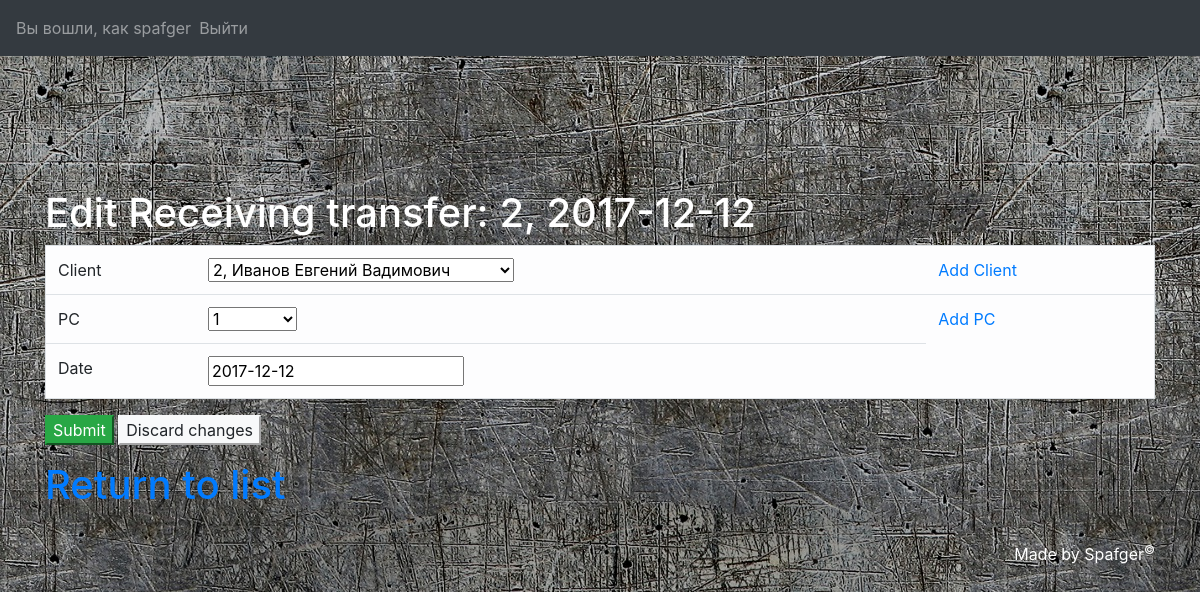
Screenshot of /LabaUD/mainmenu/Rest/editrestform/2 (signed in) with the database file from the repository.
### LabaUD/models.py (models this page shows)
class Receiving_transfer(models.Model):
    id_receivingtransfer = models.AutoField(primary_key=True)
    client_id = models.ForeignKey(Client, on_delete=models.CASCADE)
    pc_id = models.ForeignKey(Pc, on_delete=models.CASCADE)
    date_receive = models.DateField()
    def __str__(self):
        return str(self.id_receivingtransfer) + ", " + str(self.date_receive)

### LabaUD/views.py (the view, shortened to what this page needs)
# urls.py: url(r'^mainmenu/Rest/editrestform/(?P<rest_name>[\w-]+)$', views.editrest_form, name='edit_rest'),
def editrest_form(request, rest_name):
    cur_user = get_user(request)
    if cur_user.is_staff:
        rest = Receiving_transfer.objects.get(id_receivingtransfer=rest_name)
        form = Receiving_transfer_Form(instance=rest)
        flag = False
        return render(request, "bdedit/Rest/editrest.html", locals())
    else:
        return redirect("../../../failed")

### LabaUD/forms.py
class Receiving_transfer_Form(ModelForm):
    class Meta:
        model = Receiving_transfer
        fields = ["id_receivingtransfer", "client_id", "pc_id", "date_receive"]

### LabaUD/models.py (called while the page is built)
    def __str__(self):
        return str(self.id_pc)

    def __str__(self):
        return str(self.id_client) + ", " + self.fio_client

### templates/bdedit/Rest/editrest.html (shortened to what this page needs)
{% extends "base.html" %}
{% block content %}
    <div class="container">
        <h1 style="color: #FFFFFF">Edit Receiving transfer: {{ rest }}</h1>
    </div>
    <div class="container">
        <form action="" method="post">
            <table class="table table-light border" align="center">
                <tr>
                    <td>Client</td>
                    <td>{{ form.client_id }}</td>
                    <td><a href="{% url "add_client" %}">Add Client</a></td>
                </tr>
                <tr>
                    <td>PC</td>
                    <td>{{ form.pc_id }}</td>
                    <td><a href="{% url "add_pc" %}">Add PC</a></td>
                </tr>
                <tr>
                    <td>Date</td>
                    <td>{{ form.date_receive }}</td>
                </tr>
            </table>
            <p>
                <input type="submit" class="btn-success">
                <a href="../outrest"><input type="button" class="btn-light" value="Discard changes"></a>
            </p>
        </form>
        <h1><a href="{% url "out_rest" %}">Return to list</a></h1>
    </div>
{% endblock content %}

### templates/header.html (shortened to what this page needs)
<nav class="navbar navbar-expand-sm bg-dark navbar-dark">
{% if cur_user.id is not None %}
<ul class="navbar-nav mr-2">
    <li class="nav-item">
        <span class="navbar-text">
            Вы вошли, как {{ cur_user }}
        </span>
    </li>
    <li class="nav-item">
        <a class="nav-link" href="{% url 'logout' %}">Выйти</a>
    </li>
</ul>
{% endif %}
</nav>
<div class="container-fluid">
    <table class="w-75" style="height: 100px; margin: 0 auto">
            <tr>
            </tr>
    </table>
</div>
<hr>

### rows the page displays
Receiving_transfer: id_receivingtransfer+date_receive "2, 2017-12-12", client_id "2, Иванов Евгений Вадимович", pc_id "1", date_receive "2017-12-12"

### other values shown
{{ cur_user }} "spafger"
